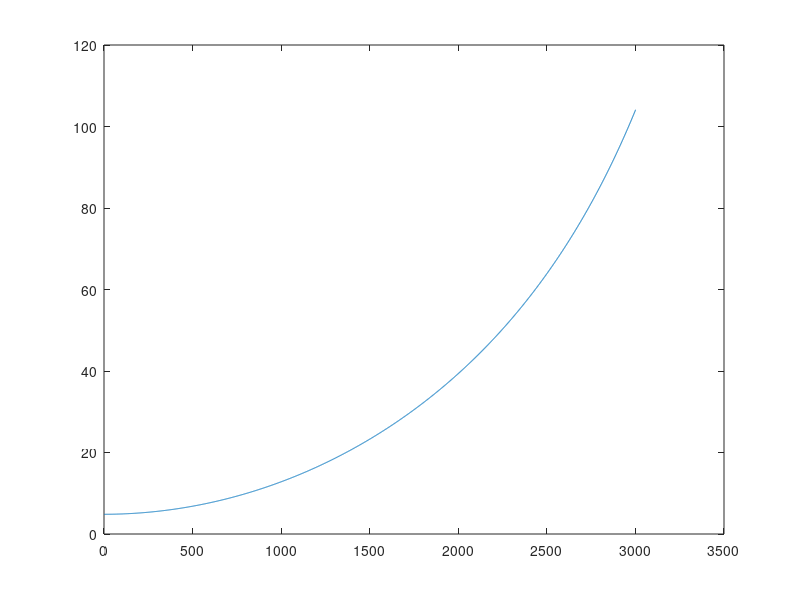

MATLAB code to generate this figure:
function testEuler()
  am = 4835
  f1 = am/7000
  f2 = am/7000
  h=0.01
  t = 0:h:30

  s = zeros(1,length(t))
  s1 = zeros(1, length(t))#s'
  s2 = zeros(1, length(t))#s"

  s(1) = am/1000
  s1(1)=0
  s2(1)=0
  for k = 1:3000*(t+1)
    s1(k+1) = ((f1+f2)*t(k)+h*(s(k)^2)/2)/9
    s(k+1)= s(k)+h*s1(k)
  endfor
  plot(s)
endfunction